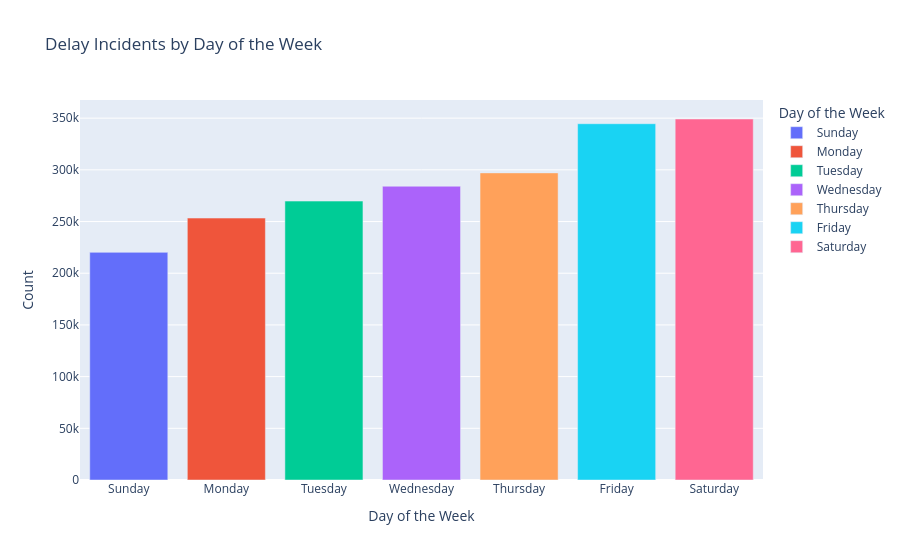

The cell this chart's notebook holds for it:
### Markdown cell above
### Delay by week

### Code cell
# delay by week with > 0 delay seconds
day_counts = df_dropped[df_dropped['delay_seconds'] > 0]['day_of_week'].value_counts().sort_index()
day_order = ['Sunday', 'Monday', 'Tuesday', 'Wednesday', 'Thursday', 'Friday', 'Saturday']
day_data = cf.DataFrame({'Day of the Week': day_order, 'Count': day_counts})

fig = px.bar(day_data, x='Day of the Week', y='Count', title='Delay Incidents by Day of the Week', color='Day of the Week')
fig.update_layout(xaxis_title='Day of the Week', yaxis_title='Count')

fig.show()

### Figure 1 — Plotly figure (JSON) as saved in the notebook; plotly's stock layout.template omitted (floating-point values rounded to 4 significant figures)
{"data": [{"hovertemplate": "Day of the Week=%{x}<br>Count=%{y}<extra></extra>", "legendgroup": "Sunday", "marker": {"color": "#636efa", "pattern": {"shape": ""}}, "name": "Sunday", "orientation": "v", "showlegend": true, "textposition": "auto", "type": "bar", "x": ["Sunday"], "xaxis": "x", "y": [220181], "yaxis": "y"}, {"hovertemplate": "Day of the Week=%{x}<br>Count=%{y}<extra></extra>", "legendgroup": "Monday", "marker": {"color": "#EF553B", "pattern": {"shape": ""}}, "name": "Monday", "orientation": "v", "showlegend": true, "textposition": "auto", "type": "bar", "x": ["Monday"], "xaxis": "x", "y": [253351], "yaxis": "y"}, {"hovertemplate": "Day of the Week=%{x}<br>Count=%{y}<extra></extra>", "legendgroup": "Tuesday", "marker": {"color": "#00cc96", "pattern": {"shape": ""}}, "name": "Tuesday", "orientation": "v", "showlegend": true, "textposition": "auto", "type": "bar", "x": ["Tuesday"], "xaxis": "x", "y": [269782], "yaxis": "y"}, {"hovertemplate": "Day of the Week=%{x}<br>Count=%{y}<extra></extra>", "legendgroup": "Wednesday", "marker": {"color": "#ab63fa", "pattern": {"shape": ""}}, "name": "Wednesday", "orientation": "v", "showlegend": true, "textposition": "auto", "type": "bar", "x": ["Wednesday"], "xaxis": "x", "y": [284160], "yaxis": "y"}, {"hovertemplate": "Day of the Week=%{x}<br>Count=%{y}<extra></extra>", "legendgroup": "Thursday", "marker": {"color": "#FFA15A", "pattern": {"shape": ""}}, "name": "Thursday", "orientation": "v", "showlegend": true, "textposition": "auto", "type": "bar", "x": ["Thursday"], "xaxis": "x", "y": [297059], "yaxis": "y"}, {"hovertemplate": "Day of the Week=%{x}<br>Count=%{y}<extra></extra>", "legendgroup": "Friday", "marker": {"color": "#19d3f3", "pattern": {"shape": ""}}, "name": "Friday", "orientation": "v", "showlegend": true, "textposition": "auto", "type": "bar", "x": ["Friday"], "xaxis": "x", "y": [344608], "yaxis": "y"}, {"hovertemplate": "Day of the Week=%{x}<br>Count=%{y}<extra></extra>", "legendgroup": "Saturday", "marker": {"color": "#FF6692", "pattern": {"shape": ""}}, "name": "Saturday", "orientation": "v", "showlegend": true, "textposition": "auto", "type": "bar", "x": ["Saturday"], "xaxis": "x", "y": [349179], "yaxis": "y"}], "layout": {"barmode": "relative", "legend": {"title": {"text": "Day of the Week"}, "tracegroupgap": 0}, "title": {"text": "Delay Incidents by Day of the Week"}, "xaxis": {"anchor": "y", "categoryarray": ["Sunday", "Monday", "Tuesday", "Wednesday", "Thursday", "Friday", "Saturday"], "categoryorder": "array", "domain": [0, 1], "title": {"text": "Day of the Week"}}, "yaxis": {"anchor": "x", "domain": [0, 1], "title": {"text": "Count"}}}}
